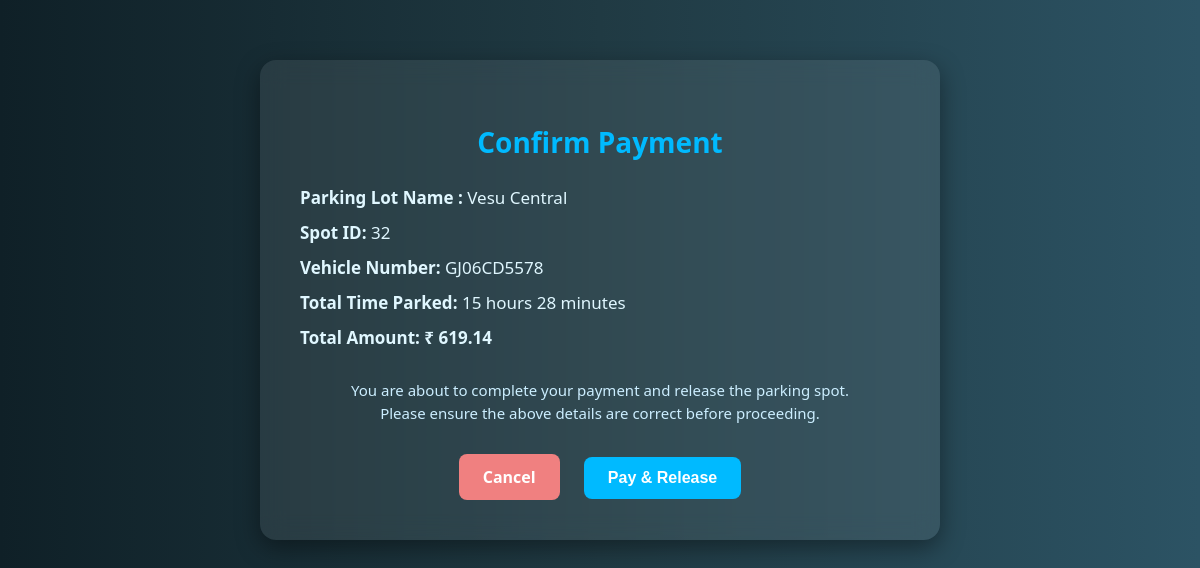
Screenshot of /release_preview/32/3 with the database file from the repository.
### app.py (models this page shows, shortened)
class Parking_lot(db.Model):
    __tablename__ = 'parking_lot'
    id = db.Column(db.Integer, primary_key=True, autoincrement=True)
    parking_lot_name = db.Column(db.String(100), nullable=False,)
    address = db.Column(db.String(150), nullable=False)
    pin_code = db.Column(db.String(6), nullable=False)
    price_per_hour =db.Column(db.Integer, nullable = False)
    total_capacity = db.Column(db.Integer, nullable = False)
    avilable_capacity = db.Column(db.Integer, nullable = False)
    spots = db.relationship("ParkingSpot", back_populates = 'lot')

class ParkingSpot(db.Model):
    __tablename__ = 'parking_spot'
    id = db.Column(db.Integer, primary_key=True)
    lot_id = db.Column(db.Integer, db.ForeignKey('parking_lot.id'), nullable=False)
    spot_number = db.Column(db.String(10), nullable=False)
    is_occupied = db.Column(db.Boolean, default=False)
    user_id = db.Column(db.Integer, db.ForeignKey('users.id'), nullable=True)
    user = db.relationship('User', backref='occupied_spots')
    vehicle_number = db.Column(db.String(20), nullable=True)
    start_time = db.Column(db.DateTime, nullable=True)
    end_time = db.Column(db.DateTime, nullable=True)
    lot = db.relationship('Parking_lot', back_populates='spots')

### app.py (the view)
@app.route('/release_preview/<int:spot_id>/<int:user_id>', methods=['GET'])
def release_preview(spot_id, user_id):
    spot = ParkingSpot.query.get_or_404(spot_id)
    user = User.query.get_or_404(user_id)
    if not spot.is_occupied or spot.user_id != user.id:
        return redirect(url_for('user_dashboard', user_id=user.id))
    fake_end_time = datetime.now()
    time_delta = fake_end_time - spot.start_time
    total_seconds = time_delta.total_seconds()
    hours = int(total_seconds // 3600)
    minutes = int((total_seconds % 3600) // 60)
    formatted_duration = f"{hours} hour{'s' if hours != 1 else ''} {minutes} minute{'s' if minutes != 1 else ''}"
    price = round((total_seconds / 3600) * spot.lot.price_per_hour, 2)
    return render_template(
        'release_spot.html',
        spot=spot,
        user=user,
        price=price,
        formatted_duration=formatted_duration
    )

### templates/release_spot.html (shortened to what this page needs)
<!DOCTYPE html>
<html lang="en">
<head>
</head>
<body>
  <div class="container">
    <h2>Confirm Payment</h2>
    <div class="info">
      <p><strong>Parking Lot Name :</strong> {{ spot.lot.parking_lot_name }}</p>
      <p><strong>Spot ID:</strong>  {{ spot.id }}</p>
      <p><strong>Vehicle Number:</strong> {{ spot.vehicle_number}}</p>
      <p><strong>Total Time Parked:</strong> {{ formatted_duration }}</p>
      <p class="amount"><strong>Total Amount:</strong> ₹ {{ price }}</p>
    </div>
    <div class="note">
      You are about to complete your payment and release the parking spot. <br>
      Please ensure the above details are correct before proceeding.
    </div>
    <div class="button-row">
      <a href="{{url_for('user_dashboard', user_id = user.id)}}" class="btn btn-cancel">Cancel</a>
      <form action="{{url_for('confirm_release', user_id=user.id, spot_id=spot.id )}}" method="POST">
        <button type="submit" class="btn btn-pay">Pay & Release</button>
      </form>
    </div>
  </div>
</body>
</html>

### templates/release_spot.html (style rules this page uses)
body { margin: 0; font-family: 'Segoe UI', Tahoma, Geneva, Verdana, sans-serif; background: linear-gradient(to right, #0f2027, #203a43, #2c5364); color: white; }
.container { max-width: 600px; margin: 60px auto; background: rgba(255, 255, 255, 0.08); padding: 40px; border-radius: 16px; backdrop-filter: blur(12px); box-shadow: 0 8px 25px rgba(0, 0, 0, 0.4); }
h2 { text-align: center; font-size: 28px; color: #00baff; margin-bottom: 25px; }
.info { margin-bottom: 30px; }
.info p { margin: 12px 0; font-size: 17px; color: #e0f7ff; }
.amount { font-size: 22px; font-weight: bold; color: #00ffcc; margin-top: 10px; }
.note { font-size: 15px; text-align: center; margin-top: 20px; margin-bottom: 30px; color: #cceeff; line-height: 1.5; }
.btn { padding: 12px 24px; border: none; border-radius: 8px; font-weight: bold; cursor: pointer; text-decoration: none; display: inline-block; font-size: 16px; transition: background 0.3s ease; }
.btn-cancel { background-color: #f08080; color: white; }
.btn-pay { background-color: #00baff; color: white; }
.button-row { text-align: center; }
.button-row form, .button-row a { display: inline-block; margin: 0 10px; }

### rows the page displays
Parking_lot: lot.parking_lot_name "Vesu Central"
ParkingSpot: id "32", vehicle_number "GJ06CD5578"
